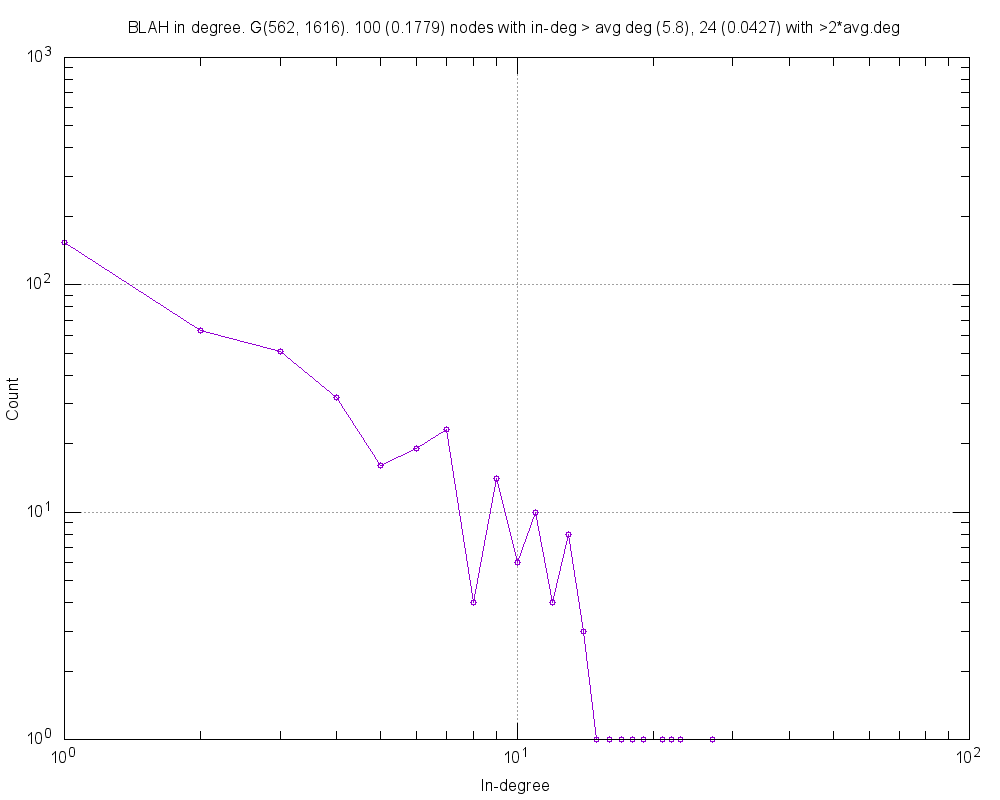

This chart was generated by the following gnuplot code:
#
# BLAH in degree. G(562, 1616). 100 (0.1779) nodes with in-deg > avg deg (5.8), 24 (0.0427) with >2*avg.deg (Wed Sep 30 14:30:23 2015)
#

set title "BLAH in degree. G(562, 1616). 100 (0.1779) nodes with in-deg > avg deg (5.8), 24 (0.0427) with >2*avg.deg"
set key bottom right
set logscale xy 10
set format x "10^{%L}"
set mxtics 10
set format y "10^{%L}"
set mytics 10
set grid
set xlabel "In-degree"
set ylabel "Count"
set tics scale 2
set terminal png size 1000,800
set output 'inDeg.BLAH.png'
plot 	"inDeg.BLAH.tab" using 1:2 title "" with linespoints pt 6
